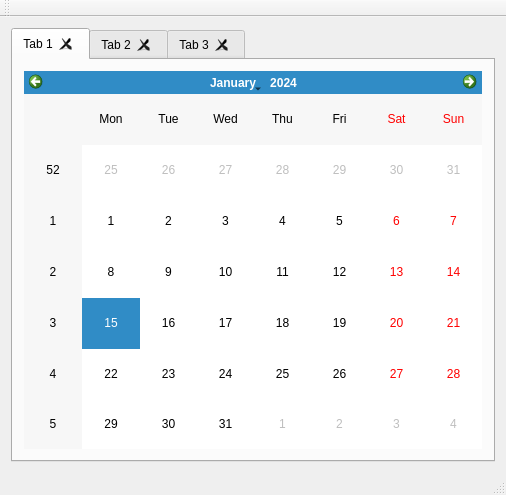
<?xml version="1.0" encoding="UTF-8"?>
<ui version="4.0">
 <class>MainWindow</class>
 <widget class="QMainWindow" name="MainWindow">
  <property name="geometry">
   <rect>
    <x>0</x>
    <y>0</y>
    <width>506</width>
    <height>495</height>
   </rect>
  </property>
  <property name="windowTitle">
   <string>MainWindow</string>
  </property>
  <widget class="QWidget" name="centralWidget">
   <layout class="QVBoxLayout" name="verticalLayout">
    <item>
     <widget class="CTabWidget" name="tabWidget">
      <property name="currentIndex">
       <number>0</number>
      </property>
      <property name="tabsClosable">
       <bool>true</bool>
      </property>
      <widget class="QWidget" name="tab">
       <attribute name="title">
        <string>Tab 1</string>
       </attribute>
       <layout class="QVBoxLayout" name="verticalLayout_2">
        <item>
         <widget class="QCalendarWidget" name="calendarWidget"/>
        </item>
       </layout>
      </widget>
      <widget class="QWidget" name="tab_2">
       <attribute name="title">
        <string>Tab 2</string>
       </attribute>
       <layout class="QVBoxLayout" name="verticalLayout_3">
        <item>
         <widget class="QTreeWidget" name="treeWidget">
          <column>
           <property name="text">
            <string>1</string>
           </property>
          </column>
          <column>
           <property name="text">
            <string>新建列</string>
           </property>
          </column>
          <item>
           <property name="text">
            <string>新建项目</string>
           </property>
          </item>
          <item>
           <property name="text">
            <string>新建项目</string>
           </property>
          </item>
          <item>
           <property name="text">
            <string>新建项目</string>
           </property>
          </item>
          <item>
           <property name="text">
            <string>新建项目</string>
           </property>
          </item>
          <item>
           <property name="text">
            <string>新建项目</string>
           </property>
          </item>
          <item>
           <property name="text">
            <string>新建项目</string>
           </property>
          </item>
          <item>
           <property name="text">
            <string>新建项目</string>
           </property>
          </item>
          <item>
           <property name="text">
            <string>新建项目</string>
           </property>
          </item>
          <item>
           <property name="text">
            <string>新建项目</string>
           </property>
          </item>
          <item>
           <property name="text">
            <string>新建项目</string>
           </property>
          </item>
          <item>
           <property name="text">
            <string>新建项目</string>
           </property>
          </item>
          <item>
           <property name="text">
            <string>新建项目</string>
           </property>
          </item>
          <item>
           <property name="text">
            <string>新建项目</string>
           </property>
          </item>
          <item>
           <property name="text">
            <string>新建项目</string>
           </property>
          </item>
          <item>
           <property name="text">
            <string>新建项目</string>
           </property>
          </item>
          <item>
           <property name="text">
            <string>新建项目</string>
           </property>
           <item>
            <property name="text">
             <string>新建子项目</string>
            </property>
            <item>
             <property name="text">
              <string>新建子项目</string>
             </property>
            </item>
            <item>
             <property name="text">
              <string>新建项目</string>
             </property>
             <item>
              <property name="text">
               <string>新建子项目</string>
              </property>
             </item>
            </item>
           </item>
          </item>
         </widget>
        </item>
       </layout>
      </widget>
      <widget class="QWidget" name="Tab3">
       <attribute name="title">
        <string>Tab 3</string>
       </attribute>
       <layout class="QVBoxLayout" name="verticalLayout_4">
        <item>
         <widget class="QComboBox" name="comboBox">
          <item>
           <property name="text">
            <string>新建项目</string>
           </property>
          </item>
          <item>
           <property name="text">
            <string>新建项目</string>
           </property>
          </item>
          <item>
           <property name="text">
            <string>新建项目</string>
           </property>
          </item>
          <item>
           <property name="text">
            <string>新建项目</string>
           </property>
          </item>
          <item>
           <property name="text">
            <string>新建项目</string>
           </property>
          </item>
          <item>
           <property name="text">
            <string>新建项目</string>
           </property>
          </item>
          <item>
           <property name="text">
            <string>新建项目</string>
           </property>
          </item>
         </widget>
        </item>
        <item>
         <widget class="QFontComboBox" name="fontComboBox"/>
        </item>
        <item>
         <widget class="QDial" name="dial"/>
        </item>
       </layout>
      </widget>
     </widget>
    </item>
   </layout>
  </widget>
  <widget class="QMenuBar" name="menuBar">
   <property name="geometry">
    <rect>
     <x>0</x>
     <y>0</y>
     <width>506</width>
     <height>23</height>
    </rect>
   </property>
  </widget>
  <widget class="QToolBar" name="mainToolBar">
   <attribute name="toolBarArea">
    <enum>TopToolBarArea</enum>
   </attribute>
   <attribute name="toolBarBreak">
    <bool>false</bool>
   </attribute>
  </widget>
  <widget class="QStatusBar" name="statusBar"/>
 </widget>
 <layoutdefault spacing="6" margin="11"/>
 <customwidgets>
  <customwidget>
   <class>CTabWidget</class>
   <extends>QTabWidget</extends>
   <header location="global">ctabwidget.h</header>
   <container>1</container>
  </customwidget>
 </customwidgets>
 <resources/>
 <connections/>
</ui>
